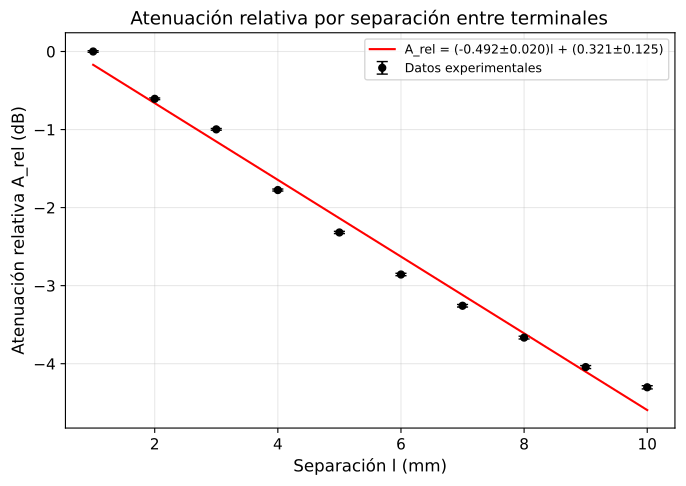

Write the Python code that produced this figure.
import os
import tempfile
import numpy as np
from pathlib import Path

os.environ.setdefault("MPLBACKEND", "Agg")
os.environ.setdefault("MPLCONFIGDIR", str(Path(tempfile.gettempdir()) / "mplconfig"))
os.environ.setdefault("XDG_CACHE_HOME", str(Path(tempfile.gettempdir()) / "xdg_cache"))

import matplotlib.pyplot as plt

plt.rcParams.update({
    "font.size": 11,
    "axes.labelsize": 12,
    "figure.figsize": (7, 5),
    "axes.grid": True,
    "grid.alpha": 0.3,
})

# Datos experimentales: separacion entre terminales
l = np.array([1, 2, 3, 4, 5, 6, 7, 8, 9, 10], dtype=float)
V = np.array([30.7, 26.7, 24.4, 20.4, 18.0, 15.9, 14.5, 13.2, 12.1, 11.4], dtype=float)
dV = 0.05  # tipo B (resolucion/2 para lecturas con una decimal)
V_ref = V[0]
dV_ref = dV

# Ajuste exponencial directo: ln(V)=k*l+b
coef_ln, cov_ln = np.polyfit(l, np.log(V), 1, cov=True)
k, b_ln = coef_ln
k_err, b_ln_err = np.sqrt(np.diag(cov_ln))

# Atenuacion relativa usando referencia medida en l=1 mm (sin extrapolar l=0)
A_rel = 10.0 * np.log10(V / V_ref)
dA_rel = (10.0 / np.log(10.0)) * np.sqrt((dV / V) ** 2 + (dV_ref / V_ref) ** 2)

# Ajuste lineal A_rel = m*l + b
coef_A, cov_A = np.polyfit(l, A_rel, 1, cov=True)
m, b = coef_A
m_err, b_err = np.sqrt(np.diag(cov_A))

x_fit = np.linspace(l.min(), l.max(), 300)
y_fit = m * x_fit + b

fig, ax = plt.subplots()
ax.errorbar(
    l,
    A_rel,
    yerr=dA_rel,
    fmt="o",
    color="black",
    capsize=4,
    markersize=5,
    label="Datos experimentales",
)
ax.plot(
    x_fit,
    y_fit,
    "r-",
    linewidth=1.5,
    label=rf"A_rel = ({m:.3f}±{m_err:.3f})l + ({b:.3f}±{b_err:.3f})",
)
ax.set_xlabel("Separación l (mm)")
ax.set_ylabel("Atenuación relativa A_rel (dB)")
ax.set_title("Atenuación relativa por separación entre terminales")
ax.legend(fontsize=9)

plt.tight_layout()
out = Path(__file__).resolve().parent / "figura_2.pdf"
plt.savefig(out, dpi=150, bbox_inches="tight")
